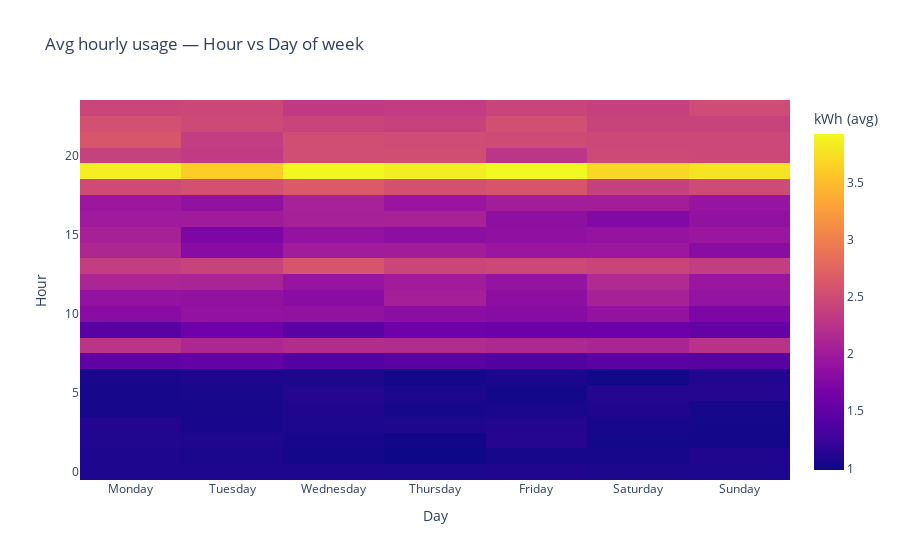

Notebook cell for this chart:
### Code cell
# Heatmap: Hour vs Day of week (average)
h = hourly.copy()
h["hour"] = h["Timestamp"].dt.hour
h["dow"] = h["Timestamp"].dt.day_name()
pivot = h.pivot_table(index="hour", columns="dow", values="Usage_KWh", aggfunc="mean")
# reorder columns Mon..Sun if present
order = ["Monday","Tuesday","Wednesday","Thursday","Friday","Saturday","Sunday"]
cols_present = [c for c in order if c in pivot.columns]
pivot = pivot[cols_present]
figH = go.Figure(data=go.Heatmap(z=pivot.values, x=pivot.columns, y=pivot.index, colorbar=dict(title="kWh (avg)")))
figH.update_layout(title="Avg hourly usage — Hour vs Day of week", xaxis_title="Day", yaxis_title="Hour")
figH.show()

### Figure 1 — Plotly figure (JSON) as saved in the notebook; plotly's stock layout.template omitted (floating-point values rounded to 4 significant figures; data arrays with more than 128 entries replaced by an {"elided": "..."} marker saying what was removed)
{"data": [{"colorbar": {"title": {"text": "kWh (avg)"}}, "type": "heatmap", "x": ["Monday", "Tuesday", "Wednesday", "Thursday", "Friday", "Saturday", "Sunday"], "y": [0, 1, 2, 3, 4, 5, 6, 7, 8, 9, 10, 11, 12, 13, 14, 15, 16, 17, 18, 19, 20, 21, 22, 23], "z": {"elided": "24x7 float values"}}], "layout": {"title": {"text": "Avg hourly usage — Hour vs Day of week"}, "xaxis": {"title": {"text": "Day"}}, "yaxis": {"title": {"text": "Hour"}}}}
